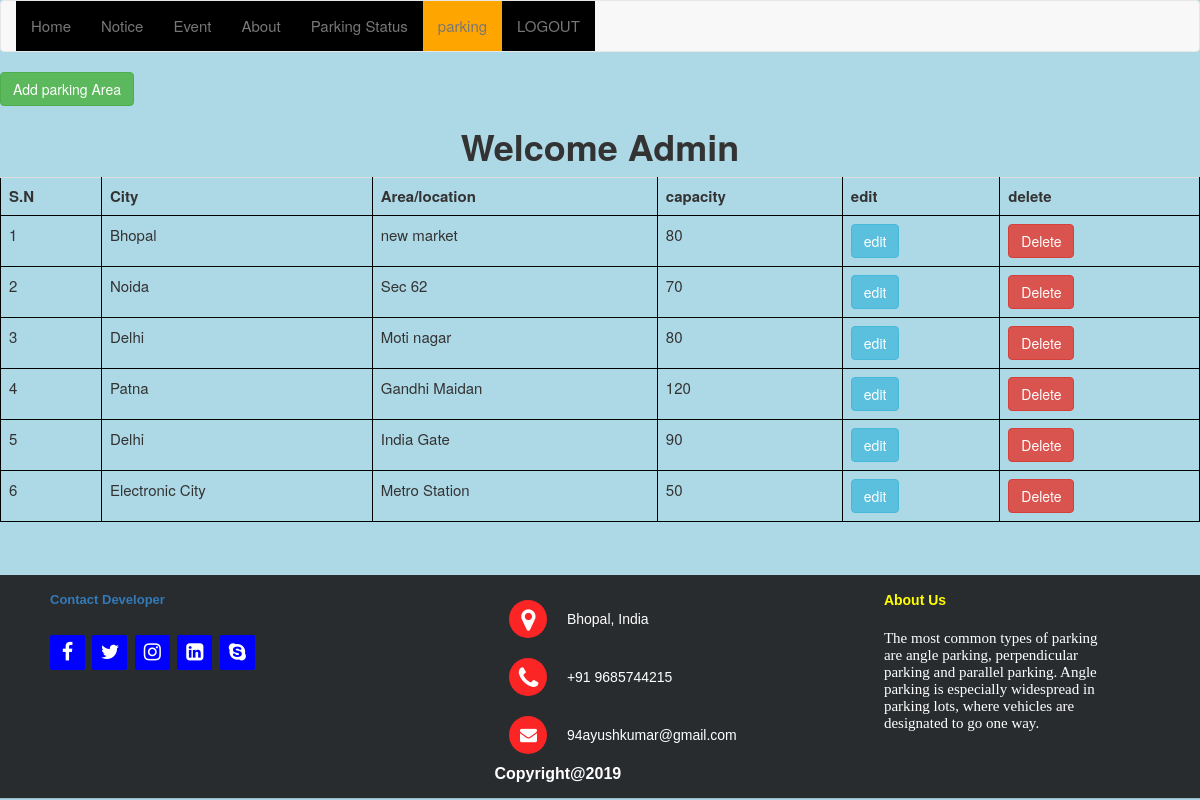
/parking.php (signed in), run on the app's committed database.
### tables this page shows
CREATE TABLE `parking` (
  `id` int(20) NOT NULL,
  `city` varchar(200) NOT NULL,
  `area` varchar(200) NOT NULL,
  `capacity` varchar(200) NOT NULL
);

CREATE TABLE `about` (
  `id` int(20) NOT NULL,
  `about` varchar(2000) NOT NULL
);

### about_function.php (called while the page is built)
<?php
include'connection.php';
function getabout(){
	global $con;
	$query="SELECT * FROM `about` ORDER BY id DESC LIMIT 0,5";
	$results = mysqli_query($con,$query);
	return $results;
}
?>

### parking.php (the view, shortened to what this page needs)
<!DOCTYPE html>
<html>
<head>
		 <link rel="stylesheet" href="https://maxcdn.bootstrapcdn.com/bootstrap/3.4.0/css/bootstrap.min.css">
</head>
<body>
<nav class="navbar navbar-default">
  <div class="container-fluid">
    <ul class="nav navbar-nav">
    	 <ul class="nav navbar-nav">
    <li ><a href="index.php">Home</a></li>
          <li id="rightmenu"><a href="noticelist.php" style="background-color:">Notice</a></li>
          <li id="rightmenu"><a href="event.php" style="background-color:">Event</a></li>
        <li id="rightmenu"><a href="about.php" style="background-color:">About</a></li>
        <li id="rightmenu"><a href="frm_parking_status.php" style="background-color:;">Parking Status</a>
          </li>
         <li id="rightmenu"><a href="parking.php" style="background-color:orange">parking</a></li>
          <li id="rightmenu"><a href="logout.php" style="background-color:;  float: right;">LOGOUT</a></li>
  </div>
</nav>
	 <a href="add_parking.php" class="btn btn-success">Add parking Area</a>
   <br>
<?php
include 'connection.php';
$query = "SELECT * FROM `parking`";
$results = mysqli_query($con,$query);
echo "<center><h1><b>Welcome Admin</h1>";
echo "<table class='table' background-color='lightblue'>";
echo "<tr>";
echo "<th>S.N</th>";
echo "<th>City</th>";
echo "<th>Area/location</th>";
echo "<th>capacity</th>";
echo "<th>edit</th>";
echo "<th>delete</th>";
echo "</tr>";
$i = 1;
while($row = $results->fetch_assoc()) {
echo "<tr>";
echo "<td>".$i."</td>";
echo "<td>".$row['city']."</td>";
echo "<td>".$row['area']."</td>";
echo "<td>".$row['capacity']."</td>";
echo "<td><a href='parkingedit.php?id=".$row['id']."' class='btn btn-info'>edit</a></td>";
echo "<td><a href='parkingdelete.php?id=".$row['id']."' class='btn btn-danger'>Delete</a></td>";
echo "</tr>";
$i++;
}
echo "</table>";
?>
<?php
  include 'footer.php';
  ?>
</body>
</html>

### footer.php (shortened to what this page needs)
<?php
include "about_function.php";
?>
<!DOCTYPE html>
<html>
<head>
  <link rel="stylesheet" href="https://cdnjs.cloudflare.com/ajax/libs/font-awesome/4.7.0/css/font-awesome.min.css">
</head>
<body>
<footer class="footer-distributed">
      <div class="footer-left">
 <p class="footer-company-about">
  <b><a href="developer.php" id="">Contact Developer</a>
        <div class="footer-icons">
          <a href=" https://www.facebook.com/talk2ayush"><i class="fa fa-facebook"></i></a>
          <a href="#"><i class="fa fa-twitter"></i></a>
          <a href="https://www.instagram.com/mr_ayush_verma/"><i class="fa fa-instagram"></i></a>
<a href="https://www.linkedin.com/in/ayush-kumar-8bb9aa17b/" target="_blank"><i class="fa fa-linkedin-square"></i></a>
         <a href="https://web.skype.com/" class="fa fa-skype"></a>
        </div>
      </div>
      <div class="footer-center">
        <div>
          <i class="fa fa-map-marker"></i>
          <p><span> Bhopal, India</span></p>
        </div>
        <div>
          <i class="fa fa-phone"></i>
          <p><span>+91 9685744215</span></p>
        </div>
        <div>
          <i class="fa fa-envelope"></i>
          <p><span>94ayushkumar@gmail.com</span></p>
        </div>
<div>
  <p><strong>Copyright@2019</strong></p>
</div>
      </div>
      <div class="footer-right">
        <p class="footer-company-about">
        <span>About Us </span>
<?php
    $aboutData = getabout();
  ?>
    <?php while($row = $aboutData->fetch_assoc()) { ?>
      <h3>
          <?php echo $row['about'];?>
     </h3>
 <?php   }   ?>
      </div>
    </footer>
</body>
</html>

### parking.php (style rules this page uses)
.navbar ul li a { border: none; outline: none; background-color:black; cursor: pointer; }
body { font-size: 15px; line-height: 1.88571; background-color:lightblue; }
table, th, td { border: 1px solid black; border-collapse: collapse; }
th, td { padding: 15px; }

### footer.php (style rules this page uses)
.footer-distributed { background-color: #292c2f; box-shadow: 0 1px 1px 0 rgba(0, 0, 0, 0.12); box-sizing: border-box; width: 100%; text-align: left; font: bold 16px sans-serif; padding: 15px 50px; margin-top: 5px; }
.footer-distributed .footer-left, .footer-distributed .footer-center, .footer-distributed .footer-right { display: inline-block; vertical-align: top; }
.footer-distributed .footer-left { width: 40%; }
.footer-distributed h3 { color: #ffffff; font: normal 15px 'Cookie', cursive; margin: 0; }
.footer-distributed .footer-center { width: 35%; }
.footer-distributed .footer-center i { background-color: #fb2525; color: #ffffff; font-size: 25px; width: 38px; height: 38px; border-radius: 50%; text-align: center; line-height: 42px; margin: 10px 15px; vertical-align: middle; }
.footer-distributed .footer-center i.fa-envelope { font-size: 17px; line-height: 38px; }
.footer-distributed .footer-center p { display: inline-block; color: #ffffff; vertical-align: middle; margin:0; }
.footer-distributed .footer-center p span { display:block; font-weight: normal; font-size:14px; line-height:2; }
.footer-distributed .footer-right { width: 20%; }
.footer-distributed .footer-company-about { line-height: 20px; color: white; font-size: 13px; font-weight: normal; margin: 0; }
.footer-distributed .footer-company-about span { display: block; color: yellow; font-size: 14px; font-weight: bold; margin-bottom: 20px; }
.footer-distributed .footer-icons { margin-top: 25px; }
.footer-distributed .footer-icons a { display: inline-block; width: 35px; height: 35px; cursor: pointer; background-color: blue; border-radius: 2px; font-size: 20px; color: #ffffff; text-align: center; line-height: 35px; margin-right: 3px; margin-bottom: 5px; }

### data on the page
parking: city "Bhopal", area "new market", capacity "80"
parking: city "Noida", area "Sec 62", capacity "70"
parking: city "Delhi", area "Moti nagar", capacity "80"
parking: city "Patna", area "Gandhi Maidan", capacity "120"
parking: city "Delhi", area "India Gate", capacity "90"
parking: city "Electronic City", area "Metro Station", capacity "50"
about: about "The most common types of parking are angle parking, perpendicular parking and parallel parking. Angle parking is especially widespread in parking lots, where vehicles are designated to go one way."
